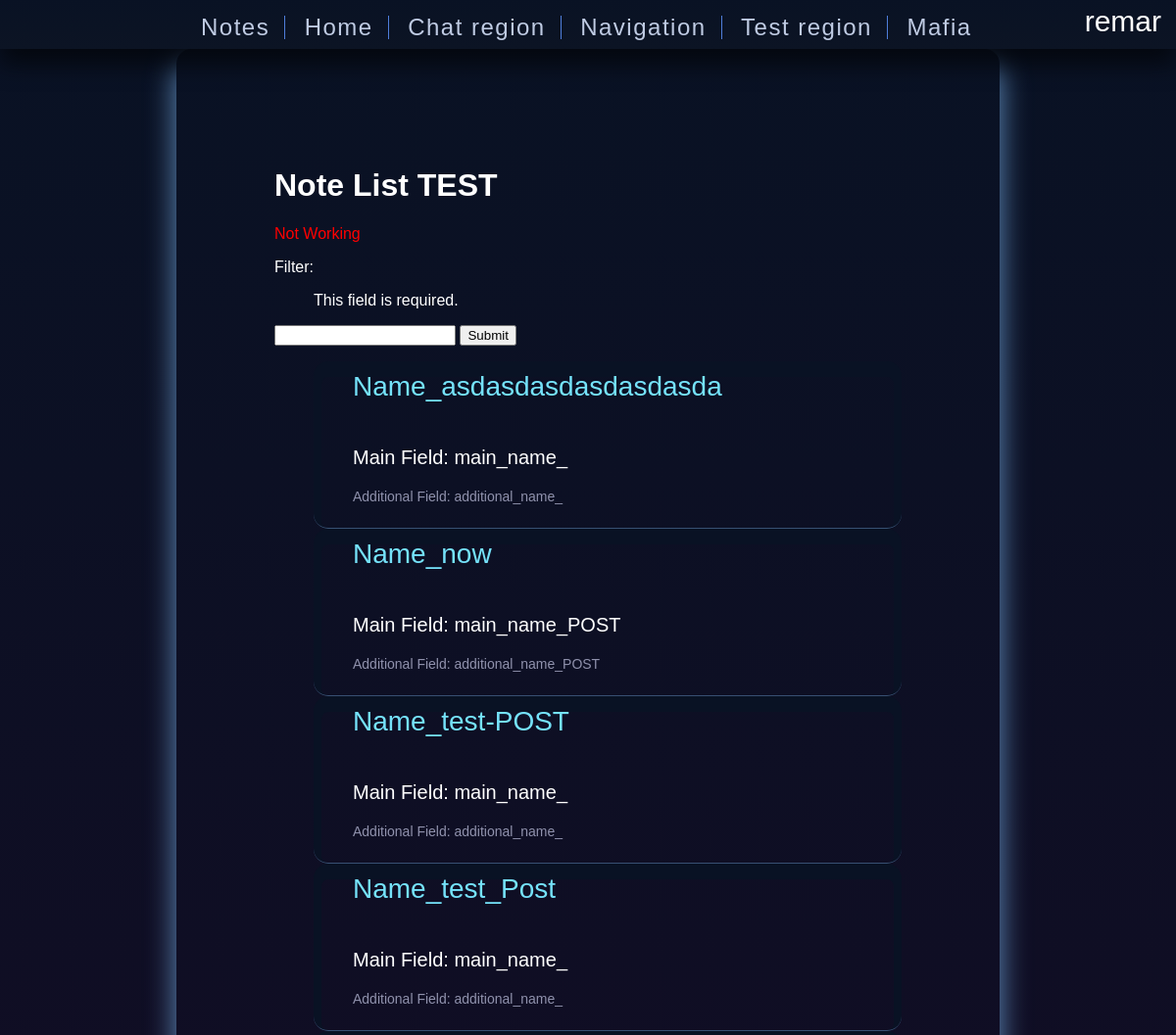
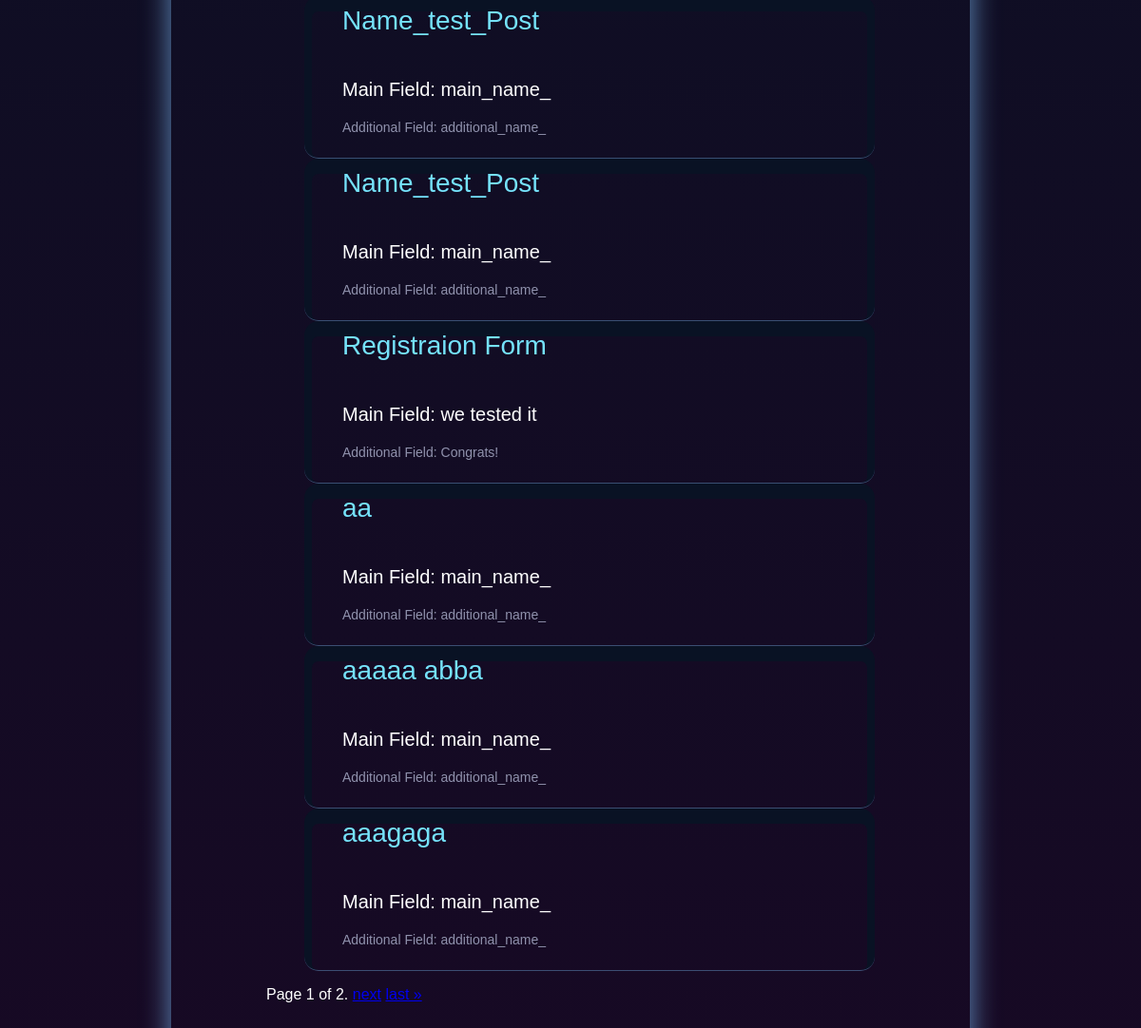
The app's page /index/notes/ (signed in) with its own data (2 pictures, top to bottom).
### main/models.py (models this page shows, shortened)
class Note(models.Model):
    id = models.AutoField(primary_key=True)
    name = models.CharField(max_length=200, help_text="Name")
    main_field = models.CharField(max_length=200, help_text="Main text")
    add_field = models.CharField(max_length=200)
    author = models.CharField(max_length=50)
    publish_date = models.DateField(null=True)
    class Meta:
        ordering = ["name"]
    def get_absolute_url(self):
        return reverse('note-detail', args=[str(self.id)])

### main/views.py (the view)
    def NoteFilter(request):
        non_filtered_list = Note.objects.all()
        if request.method == 'GET':
            form = FilterForm(request.GET)
            if form.is_valid():
                filtered_list=Note.objects.filter(name__icontains = request.GET['filter'])
                paginator = Paginator(filtered_list, 1)
                page_number = request.GET.get('page')
                page_obj = paginator.get_page(page_number)
                return render(request, 'main/notes.html', {'form': form, 'note_list': filtered_list, 'page_obj': page_obj})
        else:
            form = FilterForm()
        paginator = Paginator(non_filtered_list, 10)
        page_number = request.GET.get('page')
        page_obj = paginator.get_page(page_number)
        return render(request, 'main/notes.html', {'form': form, 'note_list': non_filtered_list, 'page_obj': page_obj})

### main/forms.py
class FilterForm(forms.Form):
    filter = forms.CharField()

### main/templates/main/notes.html (shortened to what this page needs)
{% extends "base.html" %}
{% block content %}
<h1>Note List TEST</h1>
        {% if booling %} <p class="green">IT'S WORKING</p>{% else %}<p class="red">Not Working</p> {% endif %}
    <form>
        {{ form }}
        <input type="submit" value="Submit" class="button" />
    </form>
    {% if note_list %}
    <ul>
      {% for Note in page_obj %}
      <li class="note-list">
          <ul class="note-ul">
                <li class="name"><a class="note-link" href="{{ Note.get_absolute_url }}">{{ Note.name }}</a></li>
                <li><p class="list-main-field"> Main Field: {{ Note.main_field }} </p></li>
                <li><p class="list-add-field"> Additional Field: {{ Note.add_field }} </p></li>
          </ul>
      </li>
      {% endfor %}
    </ul>
    {% else %}
      <p>There are no notes there.</p>
    {% endif %}
<div class="pagination">
    <span class="step-links">
        <span class="current">
            Page {{ page_obj.number }} of {{ page_obj.paginator.num_pages }}.
        </span>
        {% if page_obj.has_next %}
            <a href="?page={{ page_obj.next_page_number }}">next</a>
            <a href="?page={{ page_obj.paginator.num_pages }}">last &raquo;</a>
        {% endif %}
    </span>
</div>
{% endblock %}

### main/templates/base.html (shortened to what this page needs)
<!DOCTYPE html>
<html lang="en">
<head>
  {% load static %}
  <link rel="stylesheet" href="{% static 'css/styles.css' %}">
</head>
<body>
    <div class="header-panel">
        {% if user.is_authenticated %}
        <ul class="bar-user-info">
            <li>
                {{ user.get_username }}
            </li>
        </ul>
        {% else %}
        <ul class="bar-user-info">
            <li><a href="{% url 'login'%}?next={{request.path}}">Login</a></li>
            <li><a href="{% url 'login'%}">Registration</a></li>
        </ul>
        {% endif %}
        <ul class="header-bar">
            <li>
                <a class="light" href="{% url 'notes' %}">Notes</a>
            </li>
            <li>
                <a class="light" href="{% url 'index' %}">Home</a>
            </li>
            <li><a class="light" href="{% url 'chat' %}">Chat region</a></li>
            <li><a class="light" href="{% url 'navigation' %}">Navigation</a></li>
            <li><a class="light" href="{% url 'test' %}">Test region</a></li>
            <li><a class="light" href="{% url 'random' %}">Mafia</a></li>
        </ul>
    </div>
    <div class="content">
        <div class="main-content">
            {% block content %}
            {% endblock %}
        </div>
    </div>
</body>
</html>

### main/static/css/styles.css (style rules this page uses)
html { height: 100%; }
.content { margin: 50px 15% 50px 15%; width: 70%; height: 100%; box-shadow: 0 15px 30px #6391c2; border-radius: 15px; }
.red { color:red; }
body { margin: 0; padding: 0; font-family: sans-serif; background: linear-gradient(#091224, #170924); color: white; }
.header-panel { position: fixed; z-index: 10; top: 0; border: 1px; padding: 0px; scroll-padding-bottom: 50px; height: 50px; width: 100%; background: linear-gradient(#091224, #0c1424); box-shadow: 0 15px 25px rgba(0,0,0,.6); }
.main-content { margin-top: 150px 150px 0px 150px; padding: 100px; }
.bar-user-info { position: fixed; margin: 5px; right: 10px; font-size: 30px; }
ul li { list-style-type: none; }
.header-bar > li { display: inline-block; position: relative; border-right: 1px solid #4f7edb; }
.header-bar > li:last-child { border-right: 0px solid #4f7edb; }
.header-bar > li > a.light { position: relative; padding: 10px 15px; font-size: 1.5em; line-height: 1; letter-spacing: 1.5px; }
.header-bar { margin-left : 150px; }
.bar-user-info > li { display: inline-block; position: relative; }
a.light { outline: none; text-decoration: none; padding: 2px 1px 0; }
a.light:link { color: #bfcbe3; }
.note-list { border-bottom: 1px solid rgb(99, 145, 194, .5); padding: 10px 0 10px 0; border-radius: 15px; box-shadow: 0 8px 0 8px #091224 inset; }
.note-link { color: #75e2fa; font-size: 28px; text-decoration: none; transition: color .5s ease-out; }
.note-link:after { transition: right .4s cubic-bezier(0,.5,0,1), border-color .4s ease-out; }
.list-main-field { font-size: 20px; padding: 25px 0 0 0; }
.list-add-field { font-size: 14px; color: #9092ad; }

### records on screen
Note: name "Name_asdasdasdasdasdasda", main_field "main_name_", add_field "additional_name_"
Note: name "Name_now", main_field "main_name_POST", add_field "additional_name_POST"
Note: name "Name_test-POST", main_field "main_name_", add_field "additional_name_"
Note: name "Name_test_Post", main_field "main_name_", add_field "additional_name_"
Note: name "Name_test_Post", main_field "main_name_", add_field "additional_name_"
Note: name "Name_test_Post", main_field "main_name_", add_field "additional_name_"
Note: name "Registraion Form", main_field "we tested it", add_field "Congrats!"
Note: name "aa", main_field "main_name_", add_field "additional_name_"
Note: name "aaaaa abba", main_field "main_name_", add_field "additional_name_"
Note: name "aaagaga", main_field "main_name_", add_field "additional_name_"

### other values on screen
{{ user.get_username }} "remar"
{{ page_obj.number }} "1"
{{ page_obj.paginator.num_pages }} "2"
